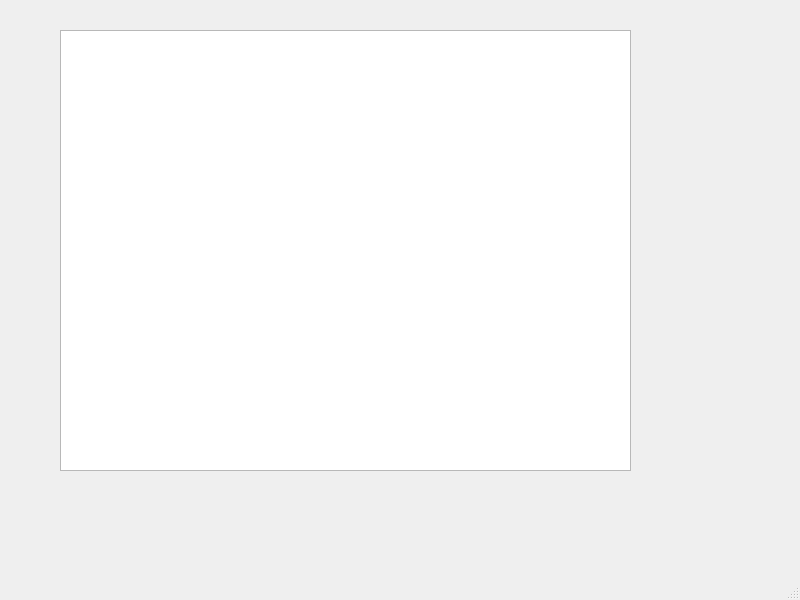
<?xml version="1.0" encoding="UTF-8"?>
<ui version="4.0">
 <class>MainWindow</class>
 <widget class="QMainWindow" name="MainWindow">
  <property name="geometry">
   <rect>
    <x>0</x>
    <y>0</y>
    <width>800</width>
    <height>600</height>
   </rect>
  </property>
  <property name="windowTitle">
   <string>MainWindow</string>
  </property>
  <widget class="QWidget" name="centralwidget">
   <widget class="QListView" name="listView">
    <property name="geometry">
     <rect>
      <x>60</x>
      <y>30</y>
      <width>571</width>
      <height>441</height>
     </rect>
    </property>
   </widget>
  </widget>
  <widget class="QMenuBar" name="menubar">
   <property name="geometry">
    <rect>
     <x>0</x>
     <y>0</y>
     <width>800</width>
     <height>19</height>
    </rect>
   </property>
  </widget>
  <widget class="QStatusBar" name="statusbar"/>
 </widget>
 <resources/>
 <connections/>
</ui>
